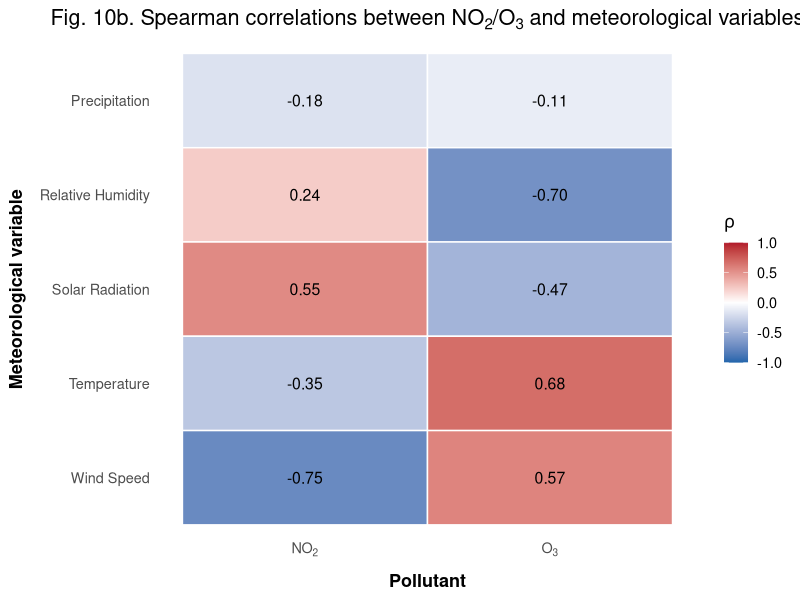
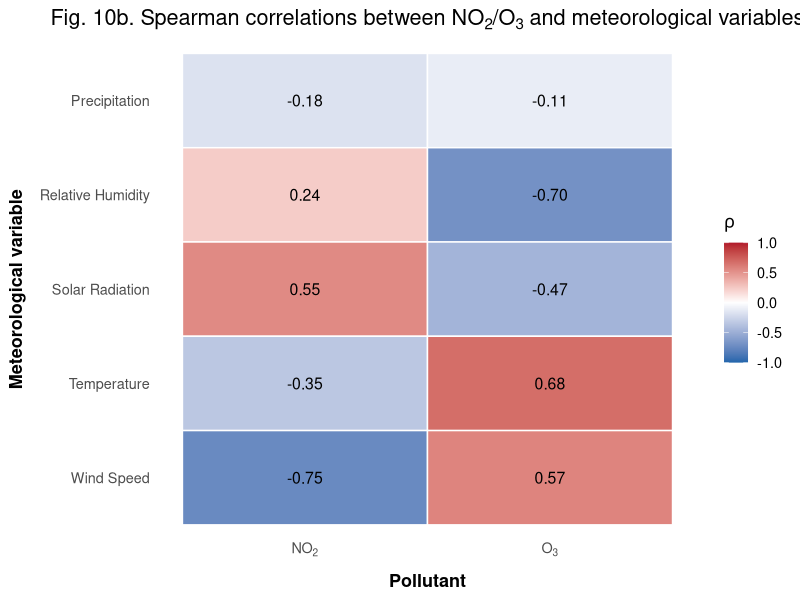

Recreate these plots in R, in order.
# ============================================================
# Fig. 10b — Regenerar completamente el heatmap con etiquetas completas
# ============================================================

library(ggplot2)
library(readr)
library(tidyr)
library(dplyr)

# --- 1. Leer la tabla de correlaciones ---
cor_df <- read_csv("Table_4_Correlations.csv")

# --- 2. Pasar a formato largo y definir etiquetas completas ---
cor_long <- cor_df %>%
  pivot_longer(cols = c(NO2, O3), names_to = "Pollutant", values_to = "rho") %>%
  mutate(
    term = factor(term,
                  levels = c("WS", "T", "SR", "RH", "PREC"),
                  labels = c("Wind Speed", "Temperature", "Solar Radiation", "Relative Humidity", "Precipitation"))
  )

# --- 3. Crear el gráfico desde cero ---
p <- ggplot(cor_long, aes(x = Pollutant, y = term, fill = rho)) +
  geom_tile(color = "white", linewidth = 0.5) +
  geom_text(aes(label = sprintf("%.2f", rho)), color = "black", size = 4) +
  scale_fill_gradient2(
    low = "#2166AC", mid = "white", high = "#B2182B",
    midpoint = 0, limits = c(-1, 1),
    name = expression(rho)
  ) +
  scale_x_discrete(labels = c("NO2" = expression(NO[2]), "O3" = expression(O[3]))) +
  labs(
    x = "Pollutant",
    y = "Meteorological variable",
    title = expression("Fig. 10b. Spearman correlations between " * NO[2] * "/" * O[3] * " and meteorological variables")
  ) +
  theme_minimal(base_size = 13) +
  theme(
    plot.title = element_text(hjust = 0.5, face = "bold"),
    axis.title.x = element_text(face = "bold", margin = margin(t = 10)),
    axis.title.y = element_text(face = "bold", margin = margin(r = 10)),
    panel.grid = element_blank()
  )

# --- 4. Guardar la nueva versión ---
dir.create("images", showWarnings = FALSE)
ggsave("images/Fig10b_Correlations.png", plot = p, width = 6, height = 4, dpi = 300)
print(p)

